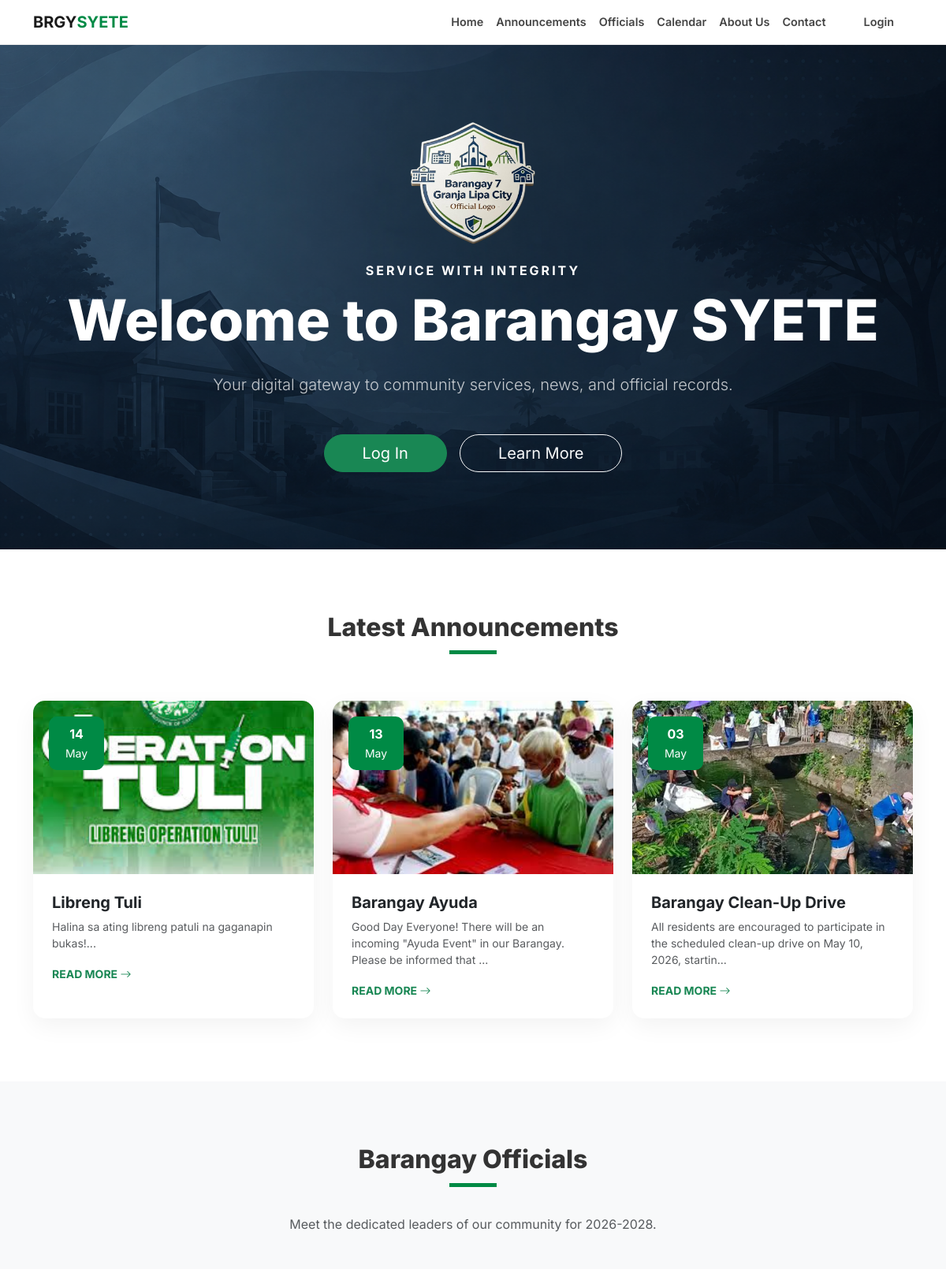
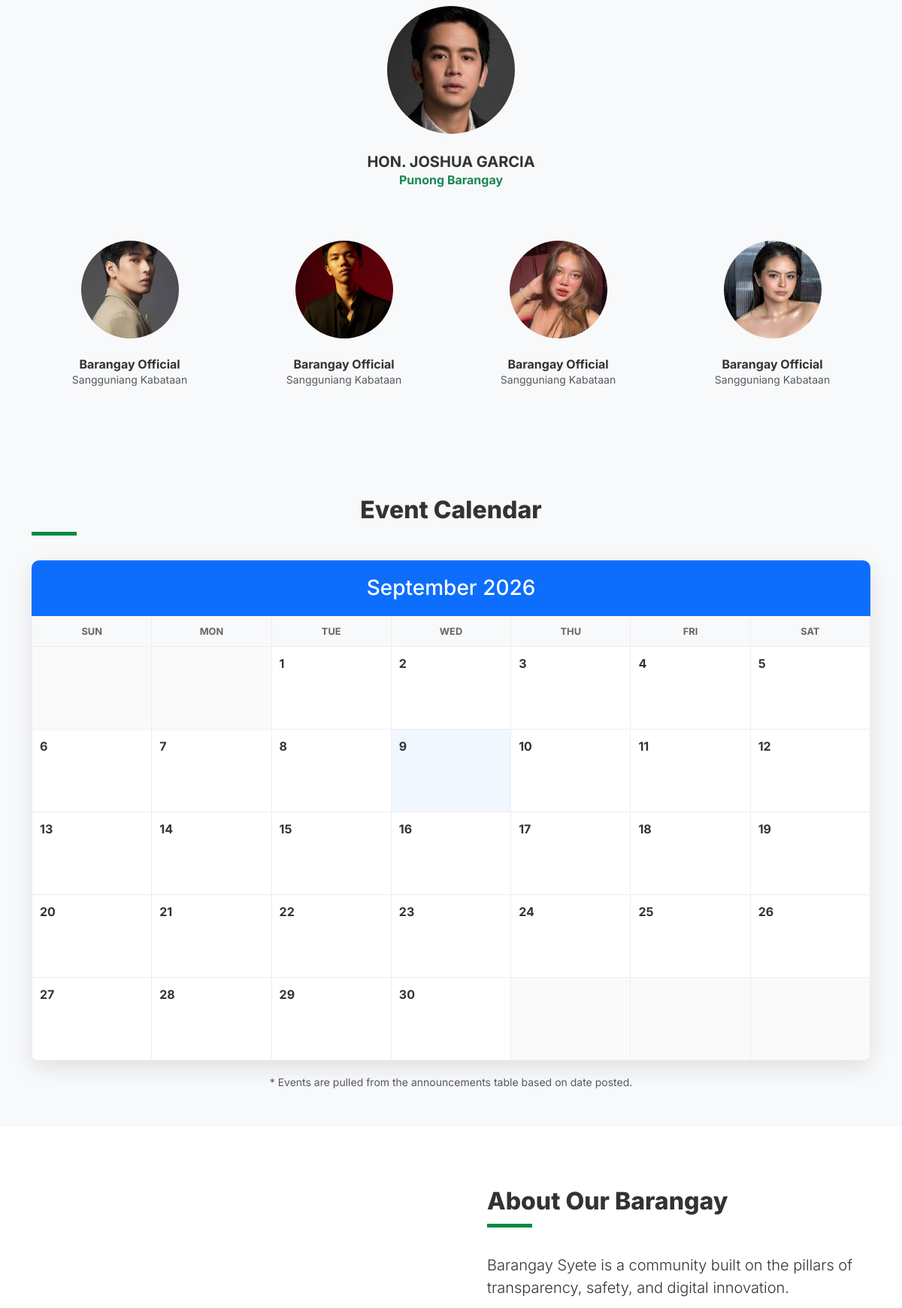
The page / (upper part) on the database its author committed (2 pictures, top to bottom).
### tables this page shows
CREATE TABLE `announcements` (
  `announcement_id` int(11) NOT NULL,
  `title` varchar(255) NOT NULL,
  `content` text NOT NULL,
  `image` varchar(255) DEFAULT NULL,
  `category` enum('Health','Emergency','Event','Public Notice') NOT NULL,
  `date_posted` timestamp NOT NULL DEFAULT current_timestamp(),
  `posted_by` int(11) DEFAULT NULL,
  `likes` int(11) NOT NULL
);

### index.php (the view, shortened to what this page needs)
<?php
require_once 'config/db.php';
?>
<!DOCTYPE html>
<html lang="en">
<head>
    <link href="https://cdn.jsdelivr.net/npm/bootstrap@5.3.0/dist/css/bootstrap.min.css" rel="stylesheet">
    <link rel="stylesheet" href="https://cdn.jsdelivr.net/npm/bootstrap-icons@1.11.0/font/bootstrap-icons.css">
</head>
<body>
<nav class="navbar navbar-expand-lg sticky-top">
    <div class="container">
        <a class="navbar-brand fw-bold" href="#about">
            <span style="color:var(--brgy-dark)">BRGY</span><span style="color:var(--brgy-green)">SYETE</span>
        </a>
        <div class="collapse navbar-collapse" id="navbarNav">
            <ul class="navbar-nav ms-auto">
                <li class="nav-item"><a class="nav-link" href="#home">Home</a></li>
                <li class="nav-item"><a class="nav-link" href="#announcements">Announcements</a></li>
                <li class="nav-item"><a class="nav-link" href="#officials">Officials</a></li>
                <li class="nav-item"><a class="nav-link" href="#calendar">Calendar</a></li>
                <li class="nav-item"><a class="nav-link" href="#about">About Us</a></li>
                <li class="nav-item"><a class="nav-link" href="#contact">Contact</a></li>
                <li class="nav-item"><a class="nav-link btn btn-success ms-lg-3 px-4 rounded-pill" href="login.php">Login</a></li>
            </ul>
        </div>
    </div>
</nav>
<section id="home" class="home-hero">
    <div class="container">
        <img src="assets/uploads/brgylogo2.png" style="width: 10rem; margin-bottom: 20px;">
        <p class="text-uppercase fw-bold mb-2" style="letter-spacing: 3px;">Service with Integrity</p>
        <h1 class="display-2 fw-800 mb-4" style="font-weight: 800;">Welcome to Barangay SYETE</h1>
        <p class="lead mb-5 opacity-75">Your digital gateway to community services, news, and official records.</p>
        <div class="d-flex justify-content-center gap-3">
            <a href="login.php" class="btn btn-success btn-lg px-5 rounded-pill">Log In</a>
            <a href="#about" class="btn btn-outline-light btn-lg px-5 rounded-pill">Learn More</a>
        </div>
    </div>
</section>
<section id="announcements">
    <div class="container">
        <h2 class="section-title center text-center">Latest Announcements</h2>
        <div class="row g-4 mt-2">
            <?php
            $sql = "SELECT * FROM announcements ORDER BY date_posted DESC LIMIT 3";
            $result = $conn->query($sql);
            if($result && $result->num_rows > 0):
                while($row = $result->fetch_assoc()):
            ?>
            <div class="col-md-4">
                <div class="card ann-card h-100">
                    <div class="position-relative">
                        <img src="assets/uploads/<?= $row['image'] ?? 'news.jpg' ?>" class="card-img-top" style="height: 220px; object-fit: cover;">
                        <div class="ann-date">
                            <span class="fw-bold d-block"><?= date('d', strtotime($row['date_posted'])) ?></span>
                            <small><?= date('M', strtotime($row['date_posted'])) ?></small>
                        </div>
                    </div>
                    <div class="card-body p-4">
                        <h5 class="fw-bold"><?= $row['title'] ?></h5>
                        <p class="text-muted small"><?= substr($row['content'], 0, 100) ?>...</p>
                        <a href="login.php" class="text-success fw-bold text-decoration-none small">READ MORE <i class="bi bi-arrow-right"></i></a>
                    </div>
                </div>
            </div>
            <?php endwhile; else: echo "<p class='text-center'>No announcements posted yet.</p>"; endif; ?>
        </div>
    </div>
</section>
<section id="officials" class="bg-light">
    <div class="container text-center">
        <h2 class="section-title center">Barangay Officials</h2>
        <p class="text-muted mb-5">Meet the dedicated leaders of our community for 2026-2028.</p>
        <div class="row g-4">
            <div class="col-12 mb-4">
                <div class="official-card">
                    <img src="assets/official/2.jpg" class="official-img" alt="Official">
                    <h5 class="fw-bold mb-0">HON. JOSHUA GARCIA</h5>
                    <p class="text-success fw-bold">Punong Barangay</p>
                </div>
            </div>
            <?php for($i=3; $i<=6; $i++): ?>
            <div class="col-md-3">
                <div class="official-card">
                    <img src="assets/official/<?= $i ?>.jpg" class="official-img" style="width:140px; height:140px;">
                    <h6 class="fw-bold mb-0">Barangay Official</h6>
                    <p class="text-muted small">Sangguniang Kabataan</p>
                </div>
            </div>
            <?php endfor; ?>
        </div>
    </div>
</section>
<section id="calendar" class="bg-light py-5">
    <div class="container">
        <h2 class="section-title text-center mb-5">Event Calendar</h2>
        <div class="calendar-container">
            <?php
            $month = isset($_GET['m']) ? $_GET['m'] : date('m');
            $year = isset($_GET['y']) ? $_GET['y'] : date('Y');
            $firstDayOfMonth = mktime(0, 0, 0, $month, 1, $year);
            $numberDays = date('t', $firstDayOfMonth);
            $dateComponents = getdate($firstDayOfMonth);
            $monthName = $dateComponents['month'];
            $dayOfWeek = $dateComponents['wday'];
            $today = date('Y-m-d');
            ?>
            <div class="calendar-header">
                <h3 class="mb-0"><?php echo $monthName . " " . $year; ?></h3>
            </div>
            <div class="calendar-grid">
                <div class="calendar-day-head">Sun</div>
                <div class="calendar-day-head">Mon</div>
                <div class="calendar-day-head">Tue</div>
                <div class="calendar-day-head">Wed</div>
                <div class="calendar-day-head">Thu</div>
                <div class="calendar-day-head">Fri</div>
                <div class="calendar-day-head">Sat</div>
                <?php
                for ($i = 0; $i < $dayOfWeek; $i++) {
                    echo '<div class="calendar-day empty"></div>';
                }
                $currentDay = 1;
                while ($currentDay <= $numberDays) {
                    $dateString = sprintf('%04d-%02d-%02d', $year, $month, $currentDay);
                    $isToday = ($dateString == $today) ? 'today' : '';
                    echo "<div class='calendar-day $isToday'>";
                    echo "<span class='day-number'>$currentDay</span>";
                    echo "</div>";
                    $currentDay++;
                    $dayOfWeek++;
                }
                while ($dayOfWeek % 7 != 0) {
                    echo '<div class="calendar-day empty"></div>';
                    $dayOfWeek++;
                }
                ?>
            </div>
        </div>
        <div class="text-center mt-3">
            <small class="text-muted">* Events are pulled from the announcements table based on date posted.</small>
        </div>
    </div>
</section>
<section id="about">
    <div class="container">
        <div class="row align-items-center">
            <div class="col-md-6 ps-md-5 mt-4 mt-md-0">
                <h2 class="section-title">About Our Barangay</h2>
                <p class="lead">Barangay Syete is a community built on the pillars of transparency, safety, and digital innovation.</p>
            </div>
        </div>
    </div>
</section>
</body>
</html>

### index.php (style rules this page uses)
:root { --brgy-green: #008a45; --brgy-dark: #1a1a1a; --brgy-light: #f8f9fa; --transition: all 0.3s ease; }
body { font-family: 'Inter', sans-serif; background: #fff; color: #333; scroll-behavior: smooth; }
.navbar { background: rgba(255, 255, 255, 0.95); backdrop-filter: blur(10px); border-bottom: 1px solid #eee; }
.nav-link { font-weight: 600; color: #444 !important; font-size: 0.9rem; transition: var(--transition); }
.home-hero { height: 80vh; background: url('assets/uploads/brgy3.png'); background-size: cover; background-position: center; display: flex; align-items: center; text-align: center; color: white; }
section { padding: 80px 0; }
.section-title { font-weight: 800; position: relative; margin-bottom: 50px; }
.section-title::after { content: ''; width: 60px; height: 5px; background: var(--brgy-green); position: absolute; bottom: -15px; left: 0; }
.section-title.center::after { left: 50%; transform: translateX(-50%); }
.ann-card { border: none; border-radius: 15px; overflow: hidden; transition: var(--transition); box-shadow: 0 10px 30px rgba(0,0,0,0.05); }
.ann-date { background: var(--brgy-green); color: white; padding: 10px; width: 70px; text-align: center; border-radius: 10px; position: absolute; top: 20px; left: 20px; }
.official-card { text-align: center; border: none; background: none; }
.official-img { width: 180px; height: 180px; object-fit: cover; border-radius: 50%; border: 5px solid var(--brgy-light); margin: 0 auto 20px; transition: var(--transition); }
.calendar-container { background: #fff; border-radius: 10px; overflow: hidden; box-shadow: 0 10px 30px rgba(0,0,0,0.1); }
.calendar-header { background: #0d6efd; color: white; padding: 20px; text-align: center; }
.calendar-grid { display: grid; grid-template-columns: repeat(7, 1fr); border-bottom: 1px solid #eee; border-right: 1px solid #eee; }
.calendar-day-head { background: #f8f9fa; font-weight: bold; text-align: center; padding: 10px; border-top: 1px solid #eee; border-left: 1px solid #eee; text-transform: uppercase; font-size: 0.8rem; color: #666; }
.calendar-day { min-height: 110px; padding: 10px; background: #fff; border-top: 1px solid #eee; border-left: 1px solid #eee; position: relative; }
.calendar-day.today { background-color: #f0f7ff; }
.calendar-day.empty { background-color: #fafafa; }
.day-number { font-weight: bold; color: #333; margin-bottom: 5px; display: block; }

### rows shown on the page
announcements: image (picture), date_posted "14", date_posted "May", title "Libreng Tuli", content "Halina sa ating libreng patuli na gaganapin bukas!"
announcements: image (picture), date_posted "13", date_posted "May", title "Barangay Ayuda", content "Good Day Everyone! There will be an incoming \"Ayuda Event\" in our Barangay. Please be informed that"
announcements: image (picture), date_posted "03", date_posted "May", title "Barangay Clean-Up Drive", content "All residents are encouraged to participate in the scheduled clean-up drive on May 10, 2026, startin"

### other values the page prints
$monthName "September"
$year "2026"
